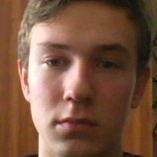
#> input picture Face-detection-and-identification-with-mysql-database-in-real-time-master/DataSet/user.1.105.jpg, 157 x 157 px, found by its file name; its folder holds 4 pictures in this run
$ python facetrain.py
#> lines starting #> are read from the running program, lines starting #| are printed output that depends on the picture
import os
import cv2
import numpy as np
from PIL import Image

recognizer = cv2.face.LBPHFaceRecognizer_create();
path='/DataSet'

def getImagesWithID(path):

#> called with path = '/DataSet'
 	imagePaths=[os.path.join(path,f) for f in os.listdir(path)]
 	print (imagePaths)

 	faces=[]
 	IDs=[]
 	for imagePath in imagePaths:
 		faceImg=Image.open(imagePath).convert("L");
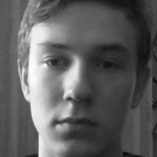
#> faceImg: PIL image 157x157 L; min 10, max 253, mean 94.7
 		faceNp=np.array(faceImg,'uint8')

 		ID = int(os.path.split(imagePath)[-1].split('.')[1])
 		faces.append(faceNp)
 		print(ID)

 		IDs.append(ID)
 		cv2.imshow("training",faceNp)
 		cv2.waitKey(10)
#> pass 2 of the loop in getImagesWithID, `for imagePath in imagePaths:`:
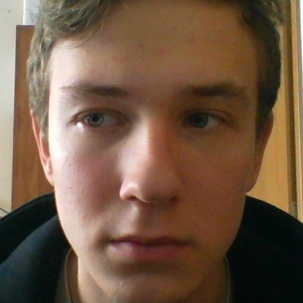
#> input picture Face-detection-and-identification-with-mysql-database-in-real-time-master/DataSet/user.1.1082.jpg, 303 x 303 px, found by its file name
#> in getImagesWithID, `faceImg=Image.open(imagePath).convert("L");`:
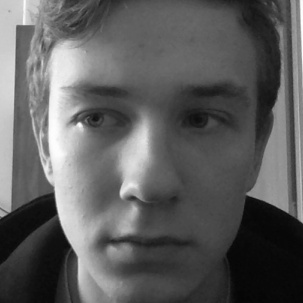
#> faceImg: PIL image 303x303 L; min 5, max 254, mean 93.7
#> pass 3 of the loop in getImagesWithID, `for imagePath in imagePaths:`:
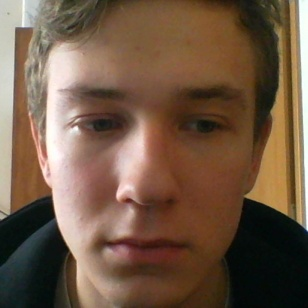
#> input picture Face-detection-and-identification-with-mysql-database-in-real-time-master/DataSet/user.1.1095.jpg, 308 x 308 px, found by its file name
#> in getImagesWithID, `faceImg=Image.open(imagePath).convert("L");`:
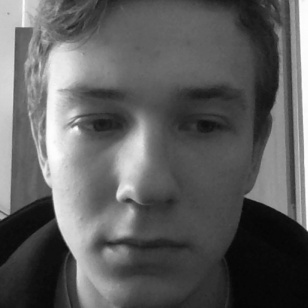
#> faceImg: PIL image 308x308 L; min 4, max 254, mean 94.3
#> the loop made 4 passes; the first 3 are shown

 	return np.array(IDs), faces

Ids, faces=getImagesWithID(path)
recognizer.train(faces,Ids)
recognizer.save('recognizer/trainingData.yml')
cv2.destroyAllWindows()
